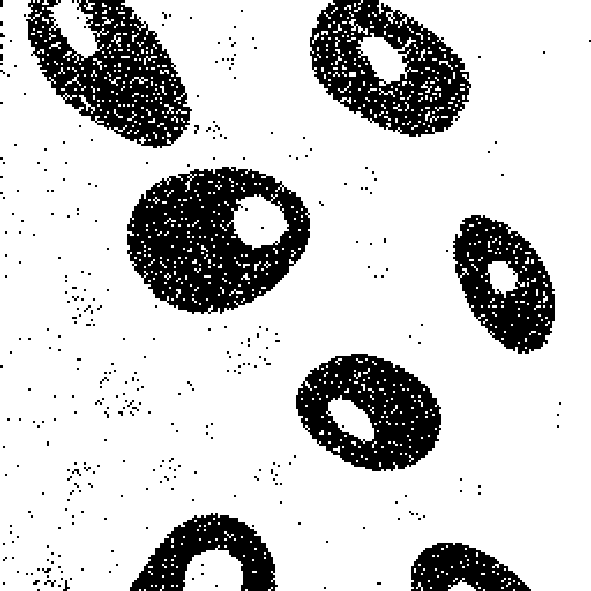
#> input picture Lab3/src_img/sp1.png, 591 x 591 px, found by its file name
$ python main.py
#> lines starting #> are read from the running program, lines starting #| are printed output that depends on the picture; after the words box and inside, x2 and y2 are one past the last pixel; in counts of white or black regions, pixels touching at a corner belong together
#> in process_image, `image = cv2.imread(image_path, cv2.IMREAD_GRAYSCALE)`: image: shape (591, 591); 79.7% white; 341 black regions (325 under 20 px), largest, box (x1, y1, x2, y2) and area: (127, 167, 310, 314) 16641, (26, 0, 192, 148) 12257, (310, 0, 471, 137) 11739
import cv2
import numpy as np
import matplotlib.pyplot as plt


def custom_rank_filter(image, size=5, rank=19):
#> called with size = 5, rank = 19
    pad = size // 2
    padded_image = np.pad(image, pad, mode='edge')
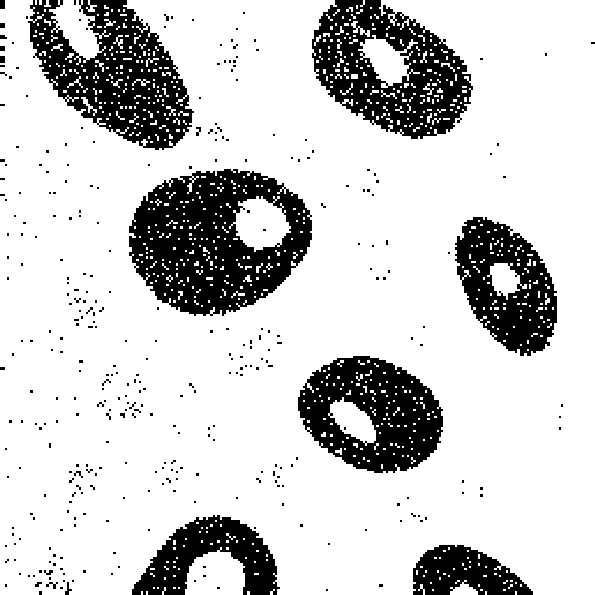
#> padded_image: shape (595, 595); 79.7% white; 341 black regions (322 under 20 px), largest, box (x1, y1, x2, y2) and area: (129, 169, 312, 316) 16641, (28, 0, 194, 150) 12385, (312, 0, 473, 139) 11827
    filtered_image = np.zeros_like(image)

    for i in range(image.shape[0]):
        for j in range(image.shape[1]):
            window = padded_image[i:i + size, j:j + size].flatten()
            sorted_window = np.sort(window)
            filtered_image[i, j] = sorted_window[rank]
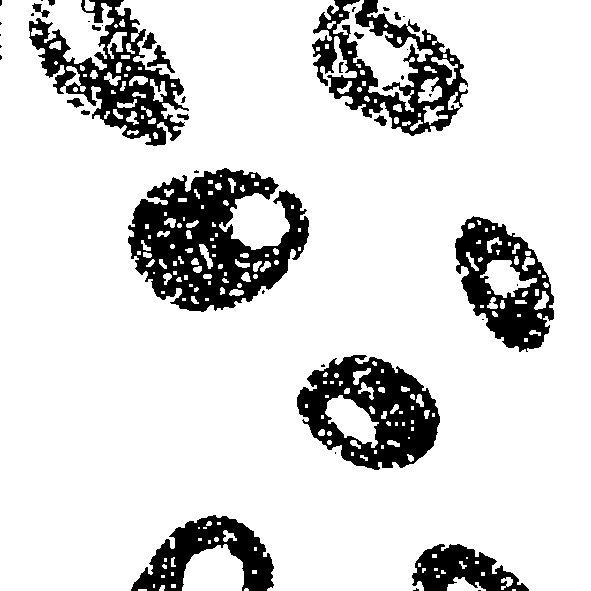
#> filtered_image: shape (591, 591); 84.5% white; 43 black regions (23 under 20 px), largest, box (x1, y1, x2, y2) and area: (128, 168, 309, 312) 13974, (297, 355, 440, 470) 8939, (312, 0, 468, 136) 7760

    return filtered_image


def compute_difference(original, filtered, grayscale=True):
#> called with grayscale = True
    if grayscale:
        return np.abs(original.astype(np.int16) - filtered.astype(np.int16)).astype(np.uint8)
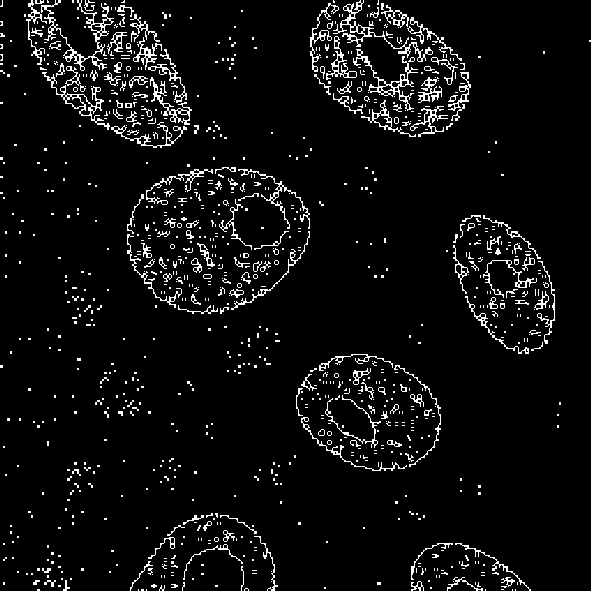
#> returned value: shape (591, 591); 5.5% white in thin lines or dots
    else:
        return np.bitwise_xor(original, filtered)


def process_image(image_path):

    image = cv2.imread(image_path, cv2.IMREAD_GRAYSCALE)


    filtered_image = custom_rank_filter(image, size=5, rank=19)


    diff_image = compute_difference(image, filtered_image, grayscale=True)


    plt.figure(figsize=(12, 4))
    plt.subplot(1, 3, 1)
    plt.imshow(image, cmap='gray')
    plt.title('Исходное изображение')

    plt.subplot(1, 3, 2)
    plt.imshow(filtered_image, cmap='gray')
    plt.title('Отфильтрованное изображение')

    plt.subplot(1, 3, 3)
    plt.imshow(diff_image, cmap='gray')
    plt.title('Разностное изображение')

    plt.show()
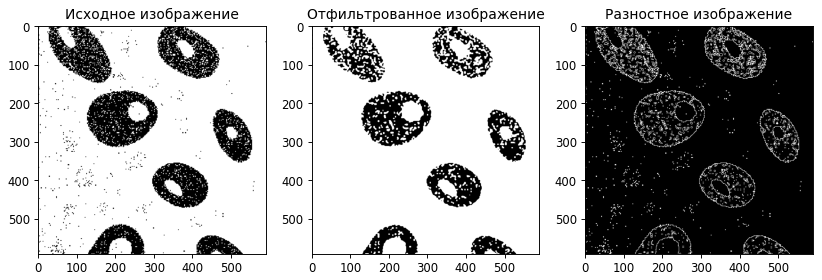
#> figure drawn by matplotlib, 3 panels


# Пример использования
image_paths = ["/Users/darina_samoylenko/Lab1/Lab3/src_img/sp1.png", "/Users/darina_samoylenko/Lab1/Lab3/src_img/sp2.png", "/Users/darina_samoylenko/Lab1/Lab3/src_img/sp3.png", "/Users/darina_samoylenko/Lab1/Lab3/src_img/sp4.png", "/Users/darina_samoylenko/Lab1/Lab3/src_img/sp5.png", "/Users/darina_samoylenko/Lab1/Lab3/src_img/sp6.png"]  # Укажите пути к изображениям
for img_path in image_paths:
    process_image(img_path)
#> pass 2 of the loop `for img_path in image_paths:`:
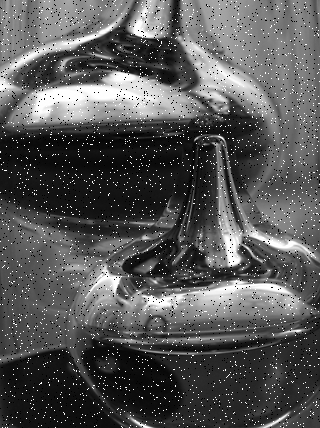
#> input picture Lab3/src_img/sp2.png, 320 x 428 px, found by its file name
#> in process_image, image is the input picture: shape (428, 320); min 0, max 255, mean 86.8
#> padded_image: shape (432, 324)
#> after the loop in custom_rank_filter (call 2), `for i in range(image.shape[0]):`:
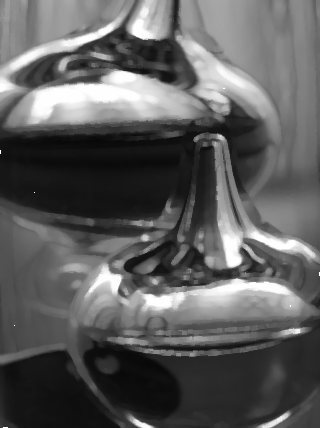
#> filtered_image: shape (428, 320); min 8, max 255, mean 93.5
#> in process_image (call 2), `plt.show()`:
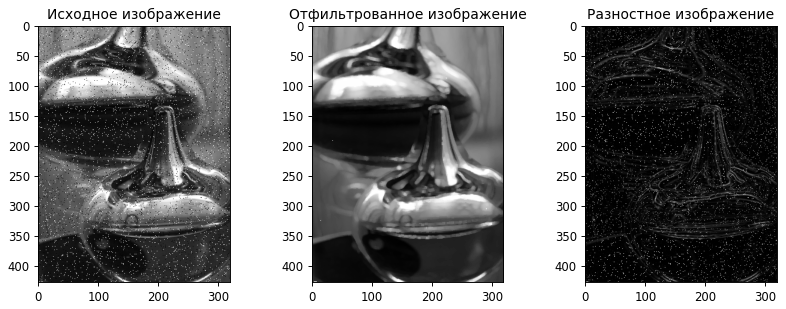
#> figure drawn by matplotlib, 3 panels
#> pass 3 of the loop `for img_path in image_paths:`:
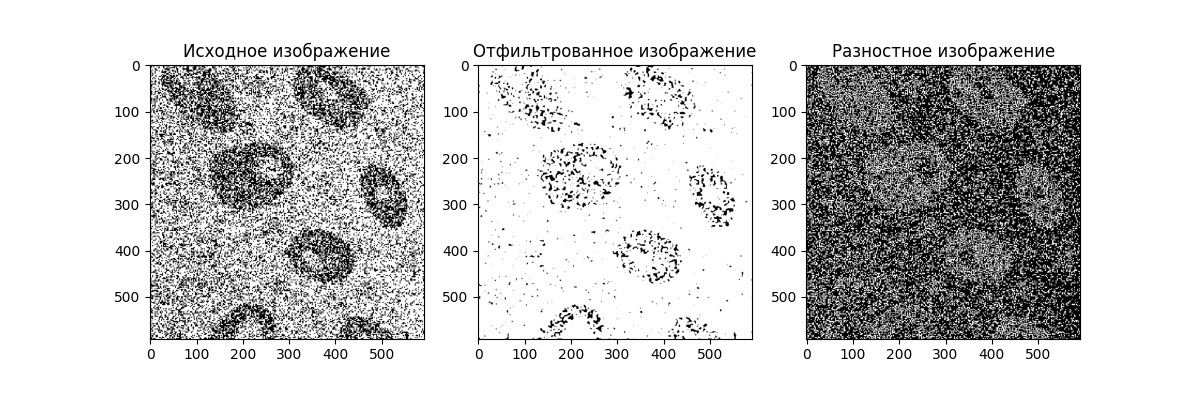
#> input picture Lab3/new_img/sp3.png, 1200 x 400 px, found by its file name
#> in process_image, image is the input picture: shape (400, 1200); min 0, max 255, mean 206.8
#> padded_image: shape (404, 1204)
#> after the loop in custom_rank_filter (call 3), `for i in range(image.shape[0]):`:
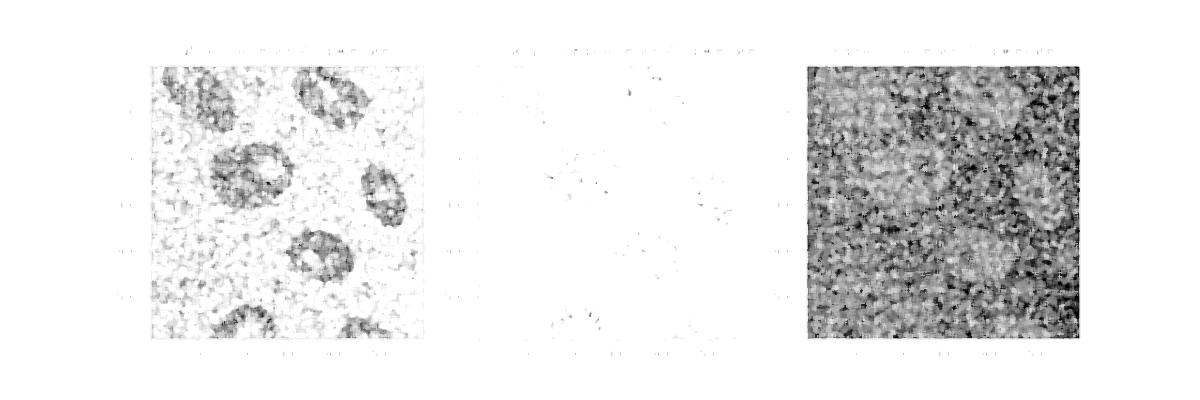
#> filtered_image: shape (400, 1200); min 0, max 255, mean 232.7
#> in process_image (call 3), `plt.show()`:
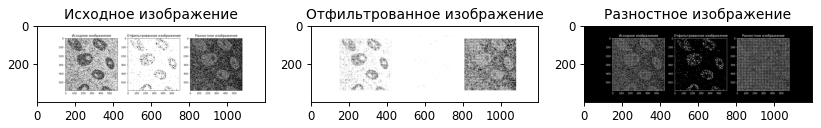
#> figure drawn by matplotlib, 3 panels
#> the loop made 6 passes; the first 3 are shown
